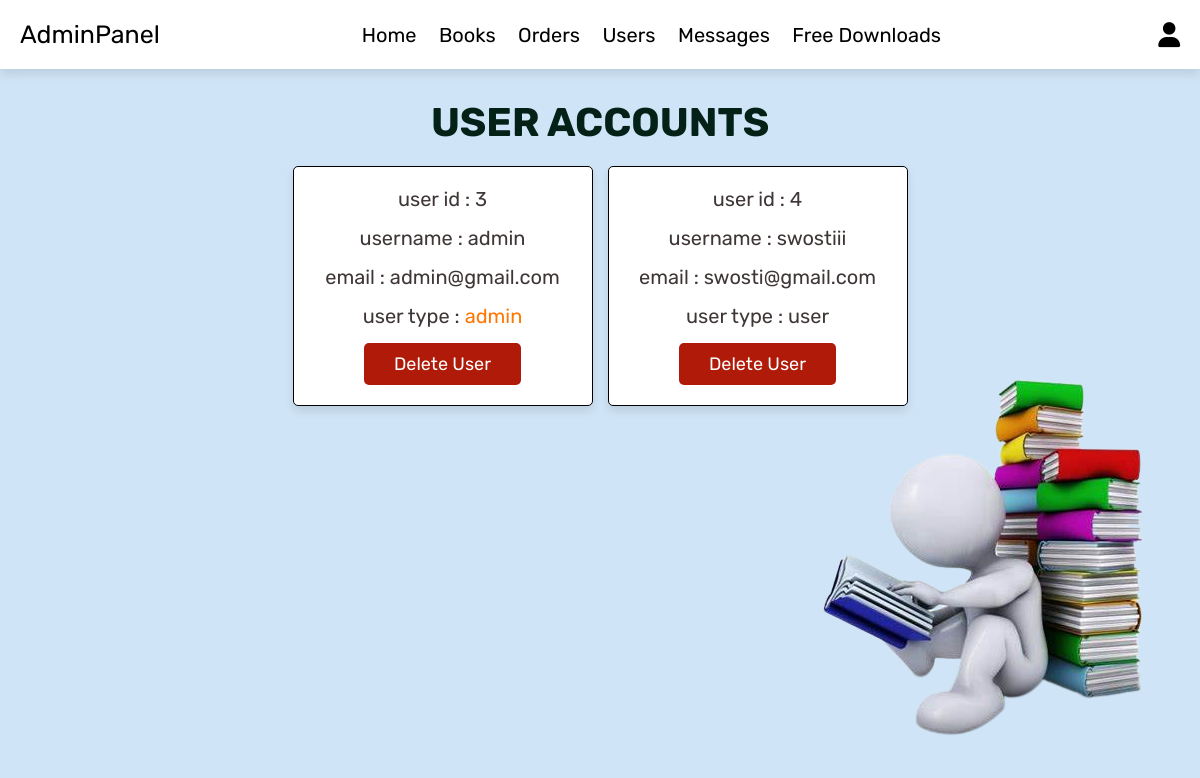
The page /admin_users.php (signed in) on the database its author committed.
### tables this page shows
CREATE TABLE `users` (
  `id` int(100) NOT NULL,
  `name` varchar(100) NOT NULL,
  `email` varchar(100) NOT NULL,
  `password` varchar(100) NOT NULL,
  `user_type` varchar(20) NOT NULL DEFAULT 'user'
);

### admin_users.php (the view, shortened to what this page needs)
<?php
include 'config.php';
?>
<!DOCTYPE html>
<html lang="en">
<head>
   <link rel="stylesheet" href="https://cdnjs.cloudflare.com/ajax/libs/font-awesome/6.0.0/css/all.min.css">
   <link rel="stylesheet" href="css/admin_style.css">
</head>
<body style="background-color:#cfe4f6">
<?php include 'admin_header.php'; ?>
<section class="users">
   <h1 class="title"> user accounts </h1>
   <div class="box-container">
      <?php
         $select_users = mysqli_query($conn, "SELECT * FROM `users`") or die('query failed');
         while($fetch_users = mysqli_fetch_assoc($select_users)){
      ?>
      <div class="box">
         <p> user id : <span><?php echo $fetch_users['id']; ?></span> </p>
         <p> username : <span><?php echo $fetch_users['name']; ?></span> </p>
         <p> email : <span><?php echo $fetch_users['email']; ?></span> </p>
         <p> user type : <span style="color:<?php if($fetch_users['user_type'] == 'admin'){ echo 'var(--orange)'; } ?>"><?php echo $fetch_users['user_type']; ?></span> </p>
         <a href="admin_users.php?delete=<?php echo $fetch_users['id']; ?>" onclick="return confirm('Delete this user?');" class="delete-btn">Delete user</a>
      </div>
      <?php
         };
      ?>
   </div>
</section>
<img src="images/side-img1.png" style="float:right; margin-top:-80px;">
</body>
</html>

### css/admin_style.css (style rules this page uses)
:root { --green:#032117; --blue:#0e2d4a; --red:#af1a09; --orange:#FF7700; --black:#000000; --white:#fff; --light-color:rgb(63, 54, 54); --light-white:#ccc; --light-bg:#5da481; --light-mint:#7cc2ab; --light-blue:#a2d4ee; --light-purple: #a192af; --border:.1rem solid var(--black); --yellow:#FFFF00; --box-shadow:0 .5rem 1rem rgba(0,0,0,.1); }
* { font-family: 'Rubik', sans-serif; margin:0; padding:0; box-sizing: border-box; outline: none; border:none; text-decoration: none; transition:all .2s linear; }
html { font-size: 62.5%; overflow-x: hidden; }
section { padding:3rem 2rem; }
.title { text-align: center; margin-bottom: 2rem; text-transform: uppercase; color:var(--green); font-size: 4rem; }
.btn, .option-btn, .delete-btn, .white-btn { display: inline-block; margin-top: 1rem; padding:1rem 3rem; cursor: pointer; color:var(--white); font-size: 1.8rem; border-radius: .5rem; text-transform: capitalize; }
.delete-btn { background-color: var(--red); }
.users .box-container { display: grid; grid-template-columns: repeat(auto-fit, 30rem); justify-content: center; gap:1.5rem; max-width: 1200px; margin:0 auto; align-items: flex-start; }
.users .box-container .box { background-color: var(--white); padding:2rem; border:var(--border); box-shadow: var(--box-shadow); border-radius: .5rem; text-align: center; }
.users .box-container .box p { padding-bottom: 1.5rem; font-size: 2rem; color:var(--light-color); }
.users .box-container .box p span { color:var(--purple); }
.users .box-container .box .delete-btn { margin-top: 0; }

### rows shown on the page
users: id "3", name "admin", email "admin@gmail.com", user_type "admin"
users: id "4", name "swostiii", email "swosti@gmail.com", user_type "user"
